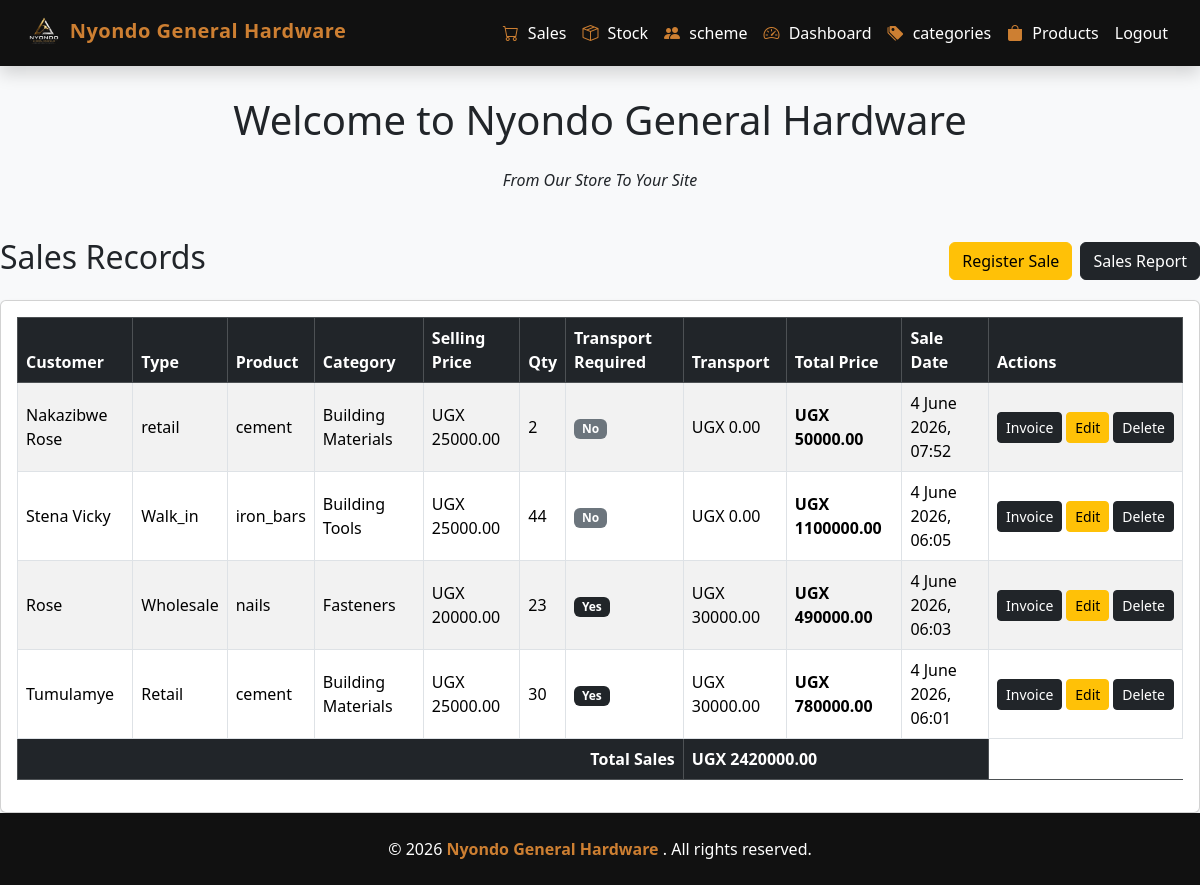
The app's page /sales/ (signed in) with its own data.
### salesapp/models.py (models this page shows, shortened)
class Sales(models.Model):
    CUSTOMER_TYPES = [
        ('wholesale', 'Wholesale'),
        ('retail', 'Retail'),
        ('walk_in', 'Walk_in')
    ]
    customer_type = models.CharField(max_length=20, choices = CUSTOMER_TYPES, default =" retail")
    customer_name = models.CharField(max_length=30)
    product_name = models.ForeignKey(Product, on_delete=models.CASCADE)
    quantity = models.PositiveIntegerField()
    total_price = models.DecimalField(max_digits=100, decimal_places=2)
    sale_date = models.DateTimeField(auto_now_add=True)
    distance = models.DecimalField(max_digits=10, decimal_places=2, default=0)
    transport_required = models.BooleanField(default=False)
    transport_cost = models.DecimalField(max_digits=10, decimal_places=2, default=0)
    transport_note = models.TextField(default="", blank=True)

class Product(models.Model):
    category_name = models.ForeignKey(Category, on_delete=models.CASCADE)
    product_name = models.CharField(max_length=100)
    unit_price = models.DecimalField(max_digits=100, decimal_places=2, default=0)
    selling_price = models.DecimalField(max_digits=100, decimal_places=2, default=0)
    description = models.TextField(blank=True)

class Category(models.Model):
    category_name = models.CharField(max_length=100, unique=True)
    slug = models.SlugField(unique=True)

### salesapp/views.py (the view)
# urls.py: 2. Add a URL to urlpatterns:  path('', views.home, name='home')
def home(request):
    sales = Sales.objects.select_related(
        "product_name",
        "product_name__category_name"
    ).order_by("-sale_date")
    total_sales_value = sales.aggregate(
        total=Sum("total_price")
    )["total"] or 0
    return render(request, "home.html", {
        "sales": sales,
        "total_sales_value": total_sales_value,
    })

### salesapp/templates/home.html
{% extends 'base.html' %}
{% block content %}
<div class="d-flex justify-content-between align-items-center mb-3">
    <h2>Sales Records</h2>
    <div class="d-flex gap-2">
        <a href="{% url 'create_sale' %}" class="btn btn-warning">Register Sale</a>
        <a href="{% url 'sales_report' %}" class="btn btn-dark">Sales Report</a>
    </div>
</div>
<div class="card shadow-sm">
    <div class="card-body">
        <table class="table table-bordered table-striped align-middle">
            <thead class="table-dark">
                <tr>
                    <th>Customer</th>
                    <th>Type</th>
                    <th>Product</th>
                    <th>Category</th>
                    <th>Selling Price</th>
                    <th>Qty</th>
                    <th>Transport Required</th>
                    <th>Transport</th>
                    <th>Total Price</th>
                    <th>Sale Date</th>
                    <th>Actions</th>
                </tr>
            </thead>
            <tbody>
                {% for sale in sales %}
                <tr>
                    <td>{{ sale.customer_name }}</td>
                    <td>{{ sale.get_customer_type_display }}</td>
                    <td>{{ sale.product_name.product_name }}</td>
                    <td>{{ sale.product_name.category_name.category_name }}</td>
                    <td>UGX {{ sale.product_name.selling_price|floatformat:2 }}</td>
                    <td>{{ sale.quantity }}</td>
                    <td>
                        {% if sale.transport_required %}
                        <span class="badge bg-dark text-white">Yes</span>
                        {% else %}
                        <span class="badge bg-secondary">No</span>
                        {% endif %}
                    </td>
                    <td>UGX {{ sale.transport_cost|floatformat:2 }}</td>
                    <td><strong>UGX {{ sale.total_price|floatformat:2 }}</strong></td>
                    <td>{{ sale.sale_date|date:"j F Y, H:i" }}</td>
                    <td>
                        <div class="d-flex gap-1">
                            <a href="{% url 'invoice' sale.id %}" class="btn btn-dark btn-sm">Invoice</a>
                            <a href="{% url 'edit_sale' sale.id %}" class="btn btn-warning btn-sm">Edit</a>
                            <a href="{% url 'delete_sale' sale.id %}" class="btn btn-dark btn-sm">Delete</a>
                        </div>
                    </td>
                </tr>
                {% empty %}
                <tr>
                    <td colspan="10" class="text-center text-muted">
                        No sales recorded yet.
                    </td>
                </tr>
                {% endfor %}
            </tbody>
            <tfoot class="table-dark">
                <tr>
                    <td colspan="7" class="text-end">
                        <strong>Total Sales</strong>
                    </td>
                    <td colspan="3">
                        <strong>UGX {{ total_sales_value|floatformat:2 }}</strong>
                    </td>
                </tr>
            </tfoot>
        </table>
    </div>
</div>
{% endblock %}

### templates/base.html (style rules this page uses)
:root { --black: #111111; --bronze: #cd7f32; --white: #ffffff; --light-bg: #f8f9fa; }
body { background-color: var(--light-bg); min-height: 100vh; display: flex; flex-direction: column; }

### records on screen
Sales: customer_name "Nakazibwe Rose", customer_type "retail", product_name.product_name "cement", product_name.category_name.category_name "Building Materials", product_name.selling_price "25000.00", quantity "2", transport_required "No", transport_cost "0.00", total_price "50000.00", sale_date "4 June 2026, 07:52"
Sales: customer_name "Stena Vicky", customer_type "Walk_in", product_name.product_name "iron_bars", product_name.category_name.category_name "Building Tools", product_name.selling_price "25000.00", quantity "44", transport_required "No", transport_cost "0.00", total_price "1100000.00", sale_date "4 June 2026, 06:05"
Sales: customer_name "Rose", customer_type "Wholesale", product_name.product_name "nails", product_name.category_name.category_name "Fasteners", product_name.selling_price "20000.00", quantity "23", transport_required "Yes", transport_cost "30000.00", total_price "490000.00", sale_date "4 June 2026, 06:03"
Sales: customer_name "Tumulamye", customer_type "Retail", product_name.product_name "cement", product_name.category_name.category_name "Building Materials", product_name.selling_price "25000.00", quantity "30", transport_required "Yes", transport_cost "30000.00", total_price "780000.00", sale_date "4 June 2026, 06:01"

### other values on screen
{{ total_sales_value|floatformat:2 }} "2420000.00"
